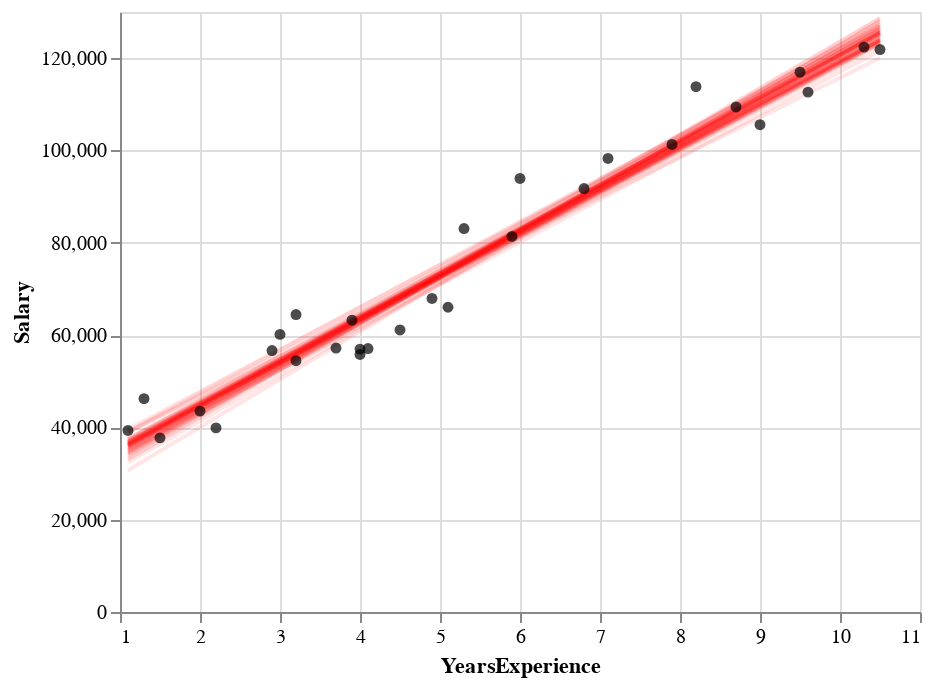

Notebook code for this chart:
### Markdown cell above
## 1.3 Construct a spaghetti plot of the salary data

The same functions we used to make the HOPs chart above can be used to make a spaghetti plot as well. This time, we will combine all the line charts together instead of playing them frame-by-frame. First, we make a list containing all the line charts (in the `line_charts` variable), then we use `alt.layer()` to layer all of the line charts together. Finally, we add on the chart of the points:

### Code cell
B = 50

# get `B` bootstrapped fit line charts
# Note opacity=0.1 sets the line opacity so it is easier to see the overlapping lines. Make
# sure your get_salary_linear_fit_chart() function (defined above) properly uses the opacity argument!
line_charts = [get_salary_linear_fit_chart(get_one_bootstrap_salary_fit(), opacity=0.1) for _ in range(B)]

#combine all the line charts together and layer on the points chart
alt.layer(*line_charts) + get_salary_points_chart()
